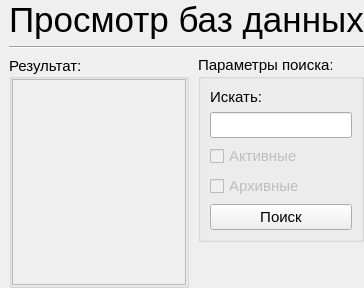
       <widget class="QWidget" name="page_ViewDB_Step1">
        <layout class="QGridLayout" name="gridLayout_19">
         <property name="leftMargin">
          <number>0</number>
         </property>
         <property name="topMargin">
          <number>0</number>
         </property>
         <property name="rightMargin">
          <number>0</number>
         </property>
         <property name="bottomMargin">
          <number>0</number>
         </property>
         <property name="horizontalSpacing">
          <number>9</number>
         </property>
         <item row="2" column="2">
          <widget class="QGroupBox" name="groupBox_SearchDBParam">
           <property name="sizePolicy">
            <sizepolicy hsizetype="Fixed" vsizetype="Fixed">
             <horstretch>0</horstretch>
             <verstretch>0</verstretch>
            </sizepolicy>
           </property>
           <property name="maximumSize">
            <size>
             <width>270</width>
             <height>16777215</height>
            </size>
           </property>
           <property name="font">
            <font>
             <pointsize>11</pointsize>
            </font>
           </property>
           <property name="title">
            <string>Параметры поиска:</string>
           </property>
           <property name="flat">
            <bool>false</bool>
           </property>
           <layout class="QVBoxLayout" name="verticalLayout_9">
            <item>
             <widget class="QLabel" name="label_SearchDB">
              <property name="text">
               <string>Искать:</string>
              </property>
             </widget>
            </item>
            <item>
             <widget class="QLineEdit" name="lineEdit_SearchDB"/>
            </item>
            <item>
             <widget class="QCheckBox" name="checkBox_SeacrDB_Active">
              <property name="enabled">
               <bool>false</bool>
              </property>
              <property name="text">
               <string>Активные</string>
              </property>
             </widget>
            </item>
            <item>
             <widget class="QCheckBox" name="checkBox_SearchDB_Arhive">
              <property name="enabled">
               <bool>false</bool>
              </property>
              <property name="text">
               <string>Архивные</string>
              </property>
             </widget>
            </item>
            <item>
             <widget class="QPushButton" name="pushButton_SearchDB">
              <property name="text">
               <string>Поиск</string>
              </property>
             </widget>
            </item>
           </layout>
          </widget>
         </item>
         <item row="3" column="2">
          <spacer name="verticalSpacer_5">
           <property name="orientation">
            <enum>Qt::Vertical</enum>
           </property>
           <property name="sizeHint" stdset="0">
            <size>
             <width>20</width>
             <height>40</height>
            </size>
           </property>
          </spacer>
         </item>
         <item row="1" column="0">
          <widget class="Line" name="line_2">
           <property name="orientation">
            <enum>Qt::Horizontal</enum>
           </property>
          </widget>
         </item>
         <item row="1" column="1" colspan="2">
          <widget class="Line" name="line_3">
           <property name="font">
            <font>
             <pointsize>26</pointsize>
            </font>
           </property>
           <property name="orientation">
            <enum>Qt::Horizontal</enum>
           </property>
          </widget>
         </item>
         <item row="0" column="1" colspan="2">
          <widget class="QLabel" name="label_14">
           <property name="sizePolicy">
            <sizepolicy hsizetype="Preferred" vsizetype="Maximum">
             <horstretch>0</horstretch>
             <verstretch>0</verstretch>
            </sizepolicy>
           </property>
           <property name="font">
            <font>
             <pointsize>26</pointsize>
            </font>
           </property>
           <property name="text">
            <string>Просмотр баз данных</string>
           </property>
          </widget>
         </item>
         <item row="2" column="1" rowspan="2">
          <widget class="QGroupBox" name="groupBox_ViewDB_Result">
           <property name="minimumSize">
            <size>
             <width>0</width>
             <height>0</height>
            </size>
           </property>
           <property name="font">
            <font>
             <pointsize>11</pointsize>
            </font>
           </property>
           <property name="acceptDrops">
            <bool>false</bool>
           </property>
           <property name="inputMethodHints">
            <set>Qt::ImhNone</set>
           </property>
           <property name="title">
            <string>Результат:</string>
           </property>
           <property name="alignment">
            <set>Qt::AlignLeading|Qt::AlignLeft|Qt::AlignVCenter</set>
           </property>
           <property name="flat">
            <bool>false</bool>
           </property>
           <property name="checkable">
            <bool>false</bool>
           </property>
           <layout class="QGridLayout" name="gridLayout_20">
            <property name="sizeConstraint">
             <enum>QLayout::SetDefaultConstraint</enum>
            </property>
            <property name="leftMargin">
             <number>0</number>
            </property>
            <property name="topMargin">
             <number>0</number>
            </property>
            <property name="rightMargin">
             <number>0</number>
            </property>
            <property name="bottomMargin">
             <number>0</number>
            </property>
            <property name="spacing">
             <number>0</number>
            </property>
            <item row="0" column="0">
             <widget class="QScrollArea" name="scrollArea_ViewDB">
              <property name="verticalScrollBarPolicy">
               <enum>Qt::ScrollBarAsNeeded</enum>
              </property>
              <property name="widgetResizable">
               <bool>true</bool>
              </property>
              <widget class="QWidget" name="scrollAreaWidgetContents_3">
               <property name="geometry">
                <rect>
                 <x>0</x>
                 <y>0</y>
                 <width>19</width>
                 <height>16</height>
                </rect>
               </property>
              </widget>
             </widget>
            </item>
           </layout>
          </widget>
         </item>
        </layout>
       </widget>
